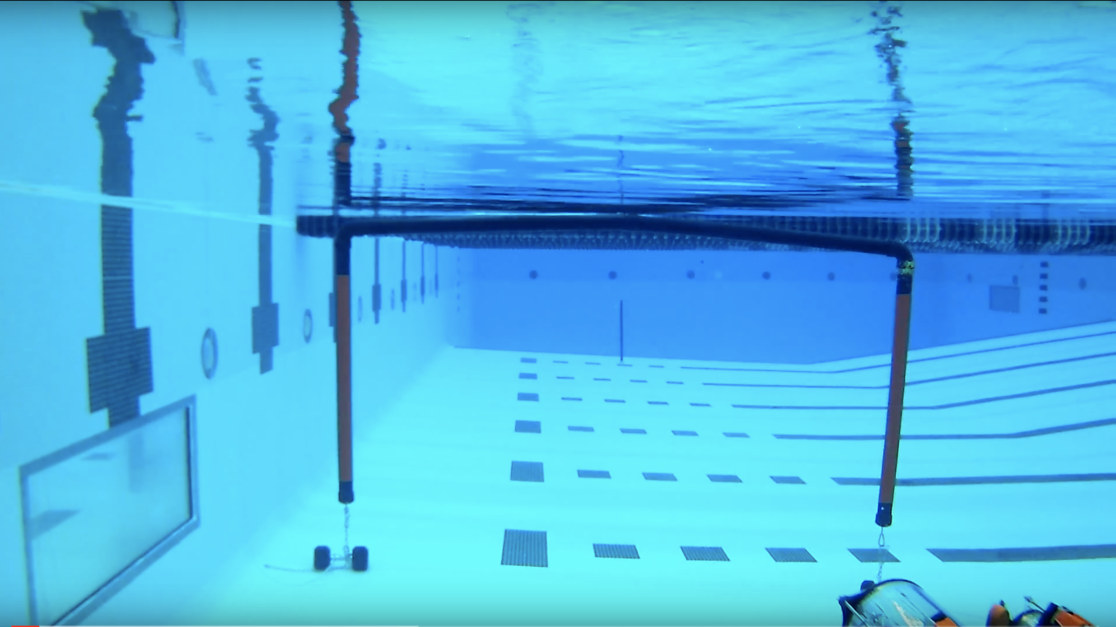
#> input picture Pihu Stuff/gate.png, 3346 x 1880 px, given in place of the camera (shown at 1/3 size)
$ python gatetracking.py   (older library calls are emulated)
#> lines starting #> are read from the running program, lines starting #| are printed output that depends on the picture
#import the necesary packages
import argparse
import imutils
import cv2

#construct the argument parse and parse the arguments
ap = argparse.ArgumentParser()
ap.add_argument("-v", "--video", help = "path to the (optional) video file")
args = vars(ap.parse_args())

#define the color ranges
colorRanges = [
	((80, 90, 88), (140, 148, 150), "orange")]

if not args.get("video", False):
	camera = cv2.VideoCapture(0)

#otherwise, grab a reference to the video file
else:
	#camera = cv2.VideoCapture(args["video", False]):
	camera = cv2.VideoCapture(args["image"])

#keep looping
while True:
	#grab the current frame
	(grabbed, frame) = camera.read()
#> frame is the input picture: shape (1880, 3346, 3); mean B, G, R 230.7, 186.4, 81.4

	#if we are viewing a video and we did not grab a frame, then we have
	#reached the end of the video
	if args.get("video") and not grabbed:
		break

	#resize the frame, blur it, and convert it to the HSV color space
	frame = imutils.resize(frame, width=600)
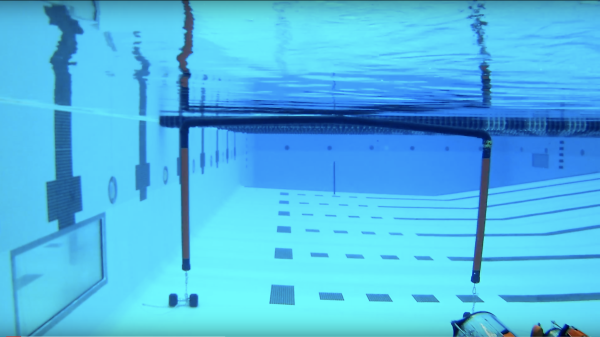
#> frame: shape (337, 600, 3); mean B, G, R 230.7, 186.4, 81.4
	blurred = cv2.GaussianBlur(frame, (11, 11), 0)
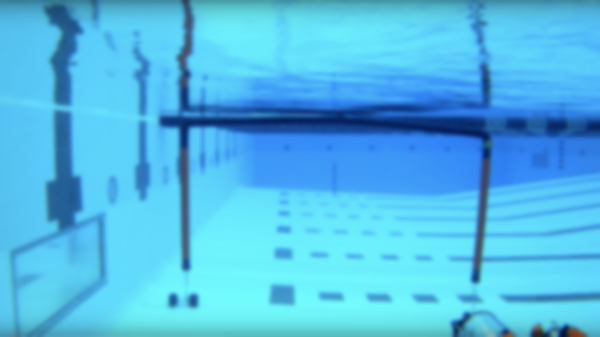
#> blurred: shape (337, 600, 3); mean B, G, R 230.8, 186.5, 81.4
	hsv = cv2.cvtColor(frame, cv2.COLOR_BGR2HSV)
#> hsv: shape (337, 600, 3); mean H, S, V 98.7, 166.4, 230.8

	#loop over the color ranges
	for (lower, upper, colorName) in colorRanges:
		#construct a mask for all oclors in the current HSV range, then
		#perform a series of dilarions and erosions to remove any small
		#blobs left in the mask
		mask = cv2.inRange(hsv, lower, upper)
		mask = cv2.erode(mask, None, iterations = 2)
		mask = cv2.dilate(mask, None, iterations = 2)

		#find contours in the mask
		cnts = cv2.findContours(mask.copy(), cv2.RETR_EXTERNAL,
			cv2.CHAIN_APPROX_SIMPLE)
		cnts = cnts[0] if imutils.is_cv2() else cnts[1]

		# find the largest contour in the mask, then use
		# it to compute the minimum enclosing circle and
		# centroid
#> (the run stopped early here; a loop or call above may not have finished)
